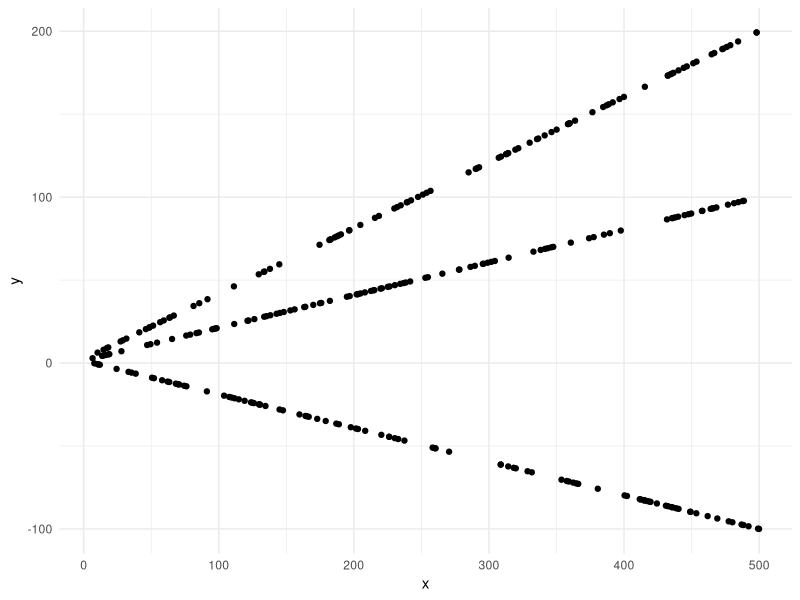
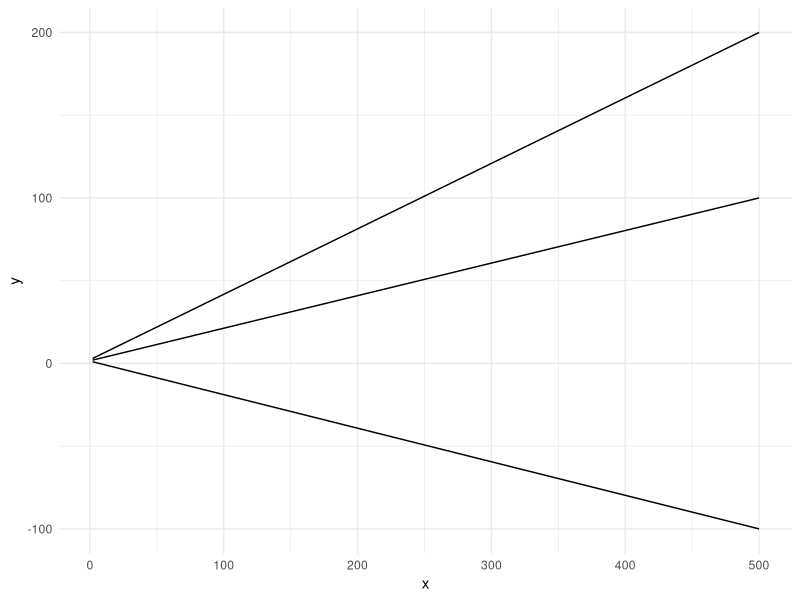

Generate these figures, in order, with R:
#' Sand paint
#'
#' Sand paints a set of line segments
#' @param points A data frame with x, y, xend, yend coordinates for the line segments
#' @param n_grains Number of grains distributed across each line segment
#' @keywords sand paint
#' @export
#' @examples
#' sand_point()

library(tidyverse)

sand_paint <- function(edges, n_grains = 100) {
  # Function for sand painting a single edge
  sand_paint_edge <- function(edge_num) {
    a <- as.numeric(edges[edge_num, c("x", "y")])
    b <- as.numeric(edges[edge_num, c("xend", "yend")])
    data.frame(alpha = runif(n_grains)) %>%
      dplyr::mutate(x = a[1] * (1 - alpha) + b[1] * alpha,
                    y = a[2] * (1 - alpha) + b[2] * alpha) %>%
      dplyr::select(-alpha)
  }
  # Sand paint all the edges
  1:nrow(edges) %>%
    purrr::map_df(~sand_paint_edge(.x), id = "id")
}

data <- data.frame(id = c(1, 2, 3), x = c(2, 2, 2), y = c(1, 2, 3), xend = c(500, 500, 500), yend = c(-100, 100, 200))

data_sand <- sand_paint(data, n_grains = 100)

ggplot(data_sand) +
  geom_point(aes(x = x, y = y)) +
  theme_minimal()

ggplot(data) +
  geom_segment(aes(x = x, y = y, xend = xend, yend = yend)) +
  theme_minimal()

